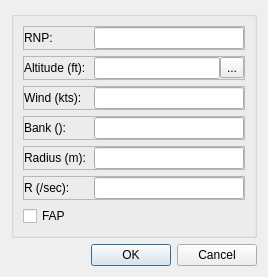
<?xml version="1.0" encoding="UTF-8"?>
<ui version="4.0">
 <class>Dialog</class>
 <widget class="QDialog" name="Dialog">
  <property name="geometry">
   <rect>
    <x>0</x>
    <y>0</y>
    <width>268</width>
    <height>252</height>
   </rect>
  </property>
  <property name="windowTitle">
   <string>Dialog</string>
  </property>
  <layout class="QVBoxLayout" name="verticalLayout">
   <item>
    <widget class="QGroupBox" name="groupBox">
     <property name="title">
      <string/>
     </property>
     <layout class="QVBoxLayout" name="verticalLayout_2">
      <item>
       <widget class="QFrame" name="frame_Rnd">
        <property name="sizePolicy">
         <sizepolicy hsizetype="Minimum" vsizetype="Preferred">
          <horstretch>0</horstretch>
          <verstretch>0</verstretch>
         </sizepolicy>
        </property>
        <property name="frameShape">
         <enum>QFrame::StyledPanel</enum>
        </property>
        <property name="frameShadow">
         <enum>QFrame::Raised</enum>
        </property>
        <layout class="QHBoxLayout" name="horizontalLayout_20">
         <property name="spacing">
          <number>0</number>
         </property>
         <property name="margin">
          <number>0</number>
         </property>
         <item>
          <widget class="QLabel" name="label_9">
           <property name="sizePolicy">
            <sizepolicy hsizetype="Fixed" vsizetype="Fixed">
             <horstretch>0</horstretch>
             <verstretch>0</verstretch>
            </sizepolicy>
           </property>
           <property name="maximumSize">
            <size>
             <width>70</width>
             <height>16777215</height>
            </size>
           </property>
           <property name="font">
            <font>
             <family>Arial</family>
             <weight>50</weight>
             <bold>false</bold>
            </font>
           </property>
           <property name="text">
            <string>RNP:</string>
           </property>
          </widget>
         </item>
         <item>
          <widget class="QLineEdit" name="txtRnpValue">
           <property name="sizePolicy">
            <sizepolicy hsizetype="Preferred" vsizetype="Fixed">
             <horstretch>0</horstretch>
             <verstretch>0</verstretch>
            </sizepolicy>
           </property>
           <property name="maximumSize">
            <size>
             <width>16777215</width>
             <height>16777215</height>
            </size>
           </property>
           <property name="font">
            <font>
             <family>Arial</family>
            </font>
           </property>
          </widget>
         </item>
        </layout>
       </widget>
      </item>
      <item>
       <widget class="QFrame" name="frame_Altitude">
        <property name="sizePolicy">
         <sizepolicy hsizetype="Minimum" vsizetype="Preferred">
          <horstretch>0</horstretch>
          <verstretch>0</verstretch>
         </sizepolicy>
        </property>
        <property name="frameShape">
         <enum>QFrame::StyledPanel</enum>
        </property>
        <property name="frameShadow">
         <enum>QFrame::Raised</enum>
        </property>
        <layout class="QHBoxLayout" name="horizontalLayout_21">
         <property name="spacing">
          <number>0</number>
         </property>
         <property name="margin">
          <number>0</number>
         </property>
         <item>
          <widget class="QLabel" name="label_10">
           <property name="sizePolicy">
            <sizepolicy hsizetype="Fixed" vsizetype="Fixed">
             <horstretch>0</horstretch>
             <verstretch>0</verstretch>
            </sizepolicy>
           </property>
           <property name="minimumSize">
            <size>
             <width>70</width>
             <height>0</height>
            </size>
           </property>
           <property name="maximumSize">
            <size>
             <width>70</width>
             <height>16777215</height>
            </size>
           </property>
           <property name="font">
            <font>
             <family>Arial</family>
             <weight>50</weight>
             <bold>false</bold>
            </font>
           </property>
           <property name="text">
            <string>Altitude (ft):</string>
           </property>
          </widget>
         </item>
         <item>
          <widget class="QLineEdit" name="txtAltitude_2">
           <property name="sizePolicy">
            <sizepolicy hsizetype="Preferred" vsizetype="Fixed">
             <horstretch>0</horstretch>
             <verstretch>0</verstretch>
            </sizepolicy>
           </property>
           <property name="minimumSize">
            <size>
             <width>0</width>
             <height>0</height>
            </size>
           </property>
          </widget>
         </item>
         <item>
          <widget class="QToolButton" name="btnAltitude">
           <property name="text">
            <string>...</string>
           </property>
          </widget>
         </item>
        </layout>
       </widget>
      </item>
      <item>
       <widget class="QFrame" name="frame_Wind">
        <property name="sizePolicy">
         <sizepolicy hsizetype="Minimum" vsizetype="Preferred">
          <horstretch>0</horstretch>
          <verstretch>0</verstretch>
         </sizepolicy>
        </property>
        <property name="frameShape">
         <enum>QFrame::StyledPanel</enum>
        </property>
        <property name="frameShadow">
         <enum>QFrame::Raised</enum>
        </property>
        <layout class="QHBoxLayout" name="horizontalLayout_22">
         <property name="spacing">
          <number>0</number>
         </property>
         <property name="margin">
          <number>0</number>
         </property>
         <item>
          <widget class="QLabel" name="label_11">
           <property name="sizePolicy">
            <sizepolicy hsizetype="Fixed" vsizetype="Preferred">
             <horstretch>0</horstretch>
             <verstretch>0</verstretch>
            </sizepolicy>
           </property>
           <property name="maximumSize">
            <size>
             <width>70</width>
             <height>16777215</height>
            </size>
           </property>
           <property name="font">
            <font>
             <family>Arial</family>
             <weight>50</weight>
             <bold>false</bold>
            </font>
           </property>
           <property name="text">
            <string>Wind (kts):</string>
           </property>
          </widget>
         </item>
         <item>
          <widget class="QLineEdit" name="txtWind">
           <property name="sizePolicy">
            <sizepolicy hsizetype="Preferred" vsizetype="Fixed">
             <horstretch>0</horstretch>
             <verstretch>0</verstretch>
            </sizepolicy>
           </property>
           <property name="maximumSize">
            <size>
             <width>16777215</width>
             <height>16777215</height>
            </size>
           </property>
           <property name="font">
            <font>
             <family>Arial</family>
            </font>
           </property>
          </widget>
         </item>
        </layout>
       </widget>
      </item>
      <item>
       <widget class="QFrame" name="frame_Bank">
        <property name="sizePolicy">
         <sizepolicy hsizetype="Minimum" vsizetype="Preferred">
          <horstretch>0</horstretch>
          <verstretch>0</verstretch>
         </sizepolicy>
        </property>
        <property name="frameShape">
         <enum>QFrame::StyledPanel</enum>
        </property>
        <property name="frameShadow">
         <enum>QFrame::Raised</enum>
        </property>
        <layout class="QHBoxLayout" name="horizontalLayout_23">
         <property name="spacing">
          <number>0</number>
         </property>
         <property name="margin">
          <number>0</number>
         </property>
         <item>
          <widget class="QLabel" name="label_12">
           <property name="sizePolicy">
            <sizepolicy hsizetype="Fixed" vsizetype="Preferred">
             <horstretch>0</horstretch>
             <verstretch>0</verstretch>
            </sizepolicy>
           </property>
           <property name="maximumSize">
            <size>
             <width>70</width>
             <height>16777215</height>
            </size>
           </property>
           <property name="font">
            <font>
             <family>Arial</family>
             <weight>50</weight>
             <bold>false</bold>
            </font>
           </property>
           <property name="text">
            <string>Bank ():</string>
           </property>
          </widget>
         </item>
         <item>
          <widget class="QLineEdit" name="txtBank">
           <property name="sizePolicy">
            <sizepolicy hsizetype="Preferred" vsizetype="Fixed">
             <horstretch>0</horstretch>
             <verstretch>0</verstretch>
            </sizepolicy>
           </property>
           <property name="maximumSize">
            <size>
             <width>16777215</width>
             <height>16777215</height>
            </size>
           </property>
           <property name="font">
            <font>
             <family>Arial</family>
            </font>
           </property>
          </widget>
         </item>
        </layout>
       </widget>
      </item>
      <item>
       <widget class="QFrame" name="frame_Radius">
        <property name="sizePolicy">
         <sizepolicy hsizetype="Minimum" vsizetype="Preferred">
          <horstretch>0</horstretch>
          <verstretch>0</verstretch>
         </sizepolicy>
        </property>
        <property name="frameShape">
         <enum>QFrame::StyledPanel</enum>
        </property>
        <property name="frameShadow">
         <enum>QFrame::Raised</enum>
        </property>
        <layout class="QHBoxLayout" name="horizontalLayout_24">
         <property name="spacing">
          <number>0</number>
         </property>
         <property name="margin">
          <number>0</number>
         </property>
         <item>
          <widget class="QLabel" name="label_13">
           <property name="sizePolicy">
            <sizepolicy hsizetype="Fixed" vsizetype="Preferred">
             <horstretch>0</horstretch>
             <verstretch>0</verstretch>
            </sizepolicy>
           </property>
           <property name="maximumSize">
            <size>
             <width>70</width>
             <height>16777215</height>
            </size>
           </property>
           <property name="font">
            <font>
             <family>Arial</family>
             <weight>50</weight>
             <bold>false</bold>
            </font>
           </property>
           <property name="text">
            <string>Radius (m):</string>
           </property>
          </widget>
         </item>
         <item>
          <widget class="QLineEdit" name="txtRadius">
           <property name="sizePolicy">
            <sizepolicy hsizetype="Preferred" vsizetype="Fixed">
             <horstretch>0</horstretch>
             <verstretch>0</verstretch>
            </sizepolicy>
           </property>
           <property name="maximumSize">
            <size>
             <width>16777215</width>
             <height>16777215</height>
            </size>
           </property>
           <property name="font">
            <font>
             <family>Arial</family>
            </font>
           </property>
          </widget>
         </item>
        </layout>
       </widget>
      </item>
      <item>
       <widget class="QFrame" name="frame_R">
        <property name="sizePolicy">
         <sizepolicy hsizetype="Minimum" vsizetype="Preferred">
          <horstretch>0</horstretch>
          <verstretch>0</verstretch>
         </sizepolicy>
        </property>
        <property name="frameShape">
         <enum>QFrame::StyledPanel</enum>
        </property>
        <property name="frameShadow">
         <enum>QFrame::Raised</enum>
        </property>
        <layout class="QHBoxLayout" name="horizontalLayout_26">
         <property name="spacing">
          <number>0</number>
         </property>
         <property name="margin">
          <number>0</number>
         </property>
         <item>
          <widget class="QLabel" name="label_15">
           <property name="sizePolicy">
            <sizepolicy hsizetype="Fixed" vsizetype="Preferred">
             <horstretch>0</horstretch>
             <verstretch>0</verstretch>
            </sizepolicy>
           </property>
           <property name="maximumSize">
            <size>
             <width>70</width>
             <height>16777215</height>
            </size>
           </property>
           <property name="font">
            <font>
             <family>Arial</family>
             <weight>50</weight>
             <bold>false</bold>
            </font>
           </property>
           <property name="text">
            <string>R (/sec):</string>
           </property>
          </widget>
         </item>
         <item>
          <widget class="QLineEdit" name="txtR">
           <property name="sizePolicy">
            <sizepolicy hsizetype="Preferred" vsizetype="Fixed">
             <horstretch>0</horstretch>
             <verstretch>0</verstretch>
            </sizepolicy>
           </property>
           <property name="maximumSize">
            <size>
             <width>16777215</width>
             <height>16777215</height>
            </size>
           </property>
           <property name="font">
            <font>
             <family>Arial</family>
            </font>
           </property>
          </widget>
         </item>
        </layout>
       </widget>
      </item>
      <item>
       <widget class="QCheckBox" name="chbIsFap">
        <property name="text">
         <string>FAP</string>
        </property>
       </widget>
      </item>
     </layout>
    </widget>
   </item>
   <item>
    <widget class="QDialogButtonBox" name="buttonBox">
     <property name="orientation">
      <enum>Qt::Horizontal</enum>
     </property>
     <property name="standardButtons">
      <set>QDialogButtonBox::Cancel|QDialogButtonBox::Ok</set>
     </property>
    </widget>
   </item>
  </layout>
 </widget>
 <resources/>
 <connections>
  <connection>
   <sender>buttonBox</sender>
   <signal>accepted()</signal>
   <receiver>Dialog</receiver>
   <slot>accept()</slot>
   <hints>
    <hint type="sourcelabel">
     <x>248</x>
     <y>254</y>
    </hint>
    <hint type="destinationlabel">
     <x>157</x>
     <y>274</y>
    </hint>
   </hints>
  </connection>
  <connection>
   <sender>buttonBox</sender>
   <signal>rejected()</signal>
   <receiver>Dialog</receiver>
   <slot>reject()</slot>
   <hints>
    <hint type="sourcelabel">
     <x>316</x>
     <y>260</y>
    </hint>
    <hint type="destinationlabel">
     <x>286</x>
     <y>274</y>
    </hint>
   </hints>
  </connection>
 </connections>
</ui>
